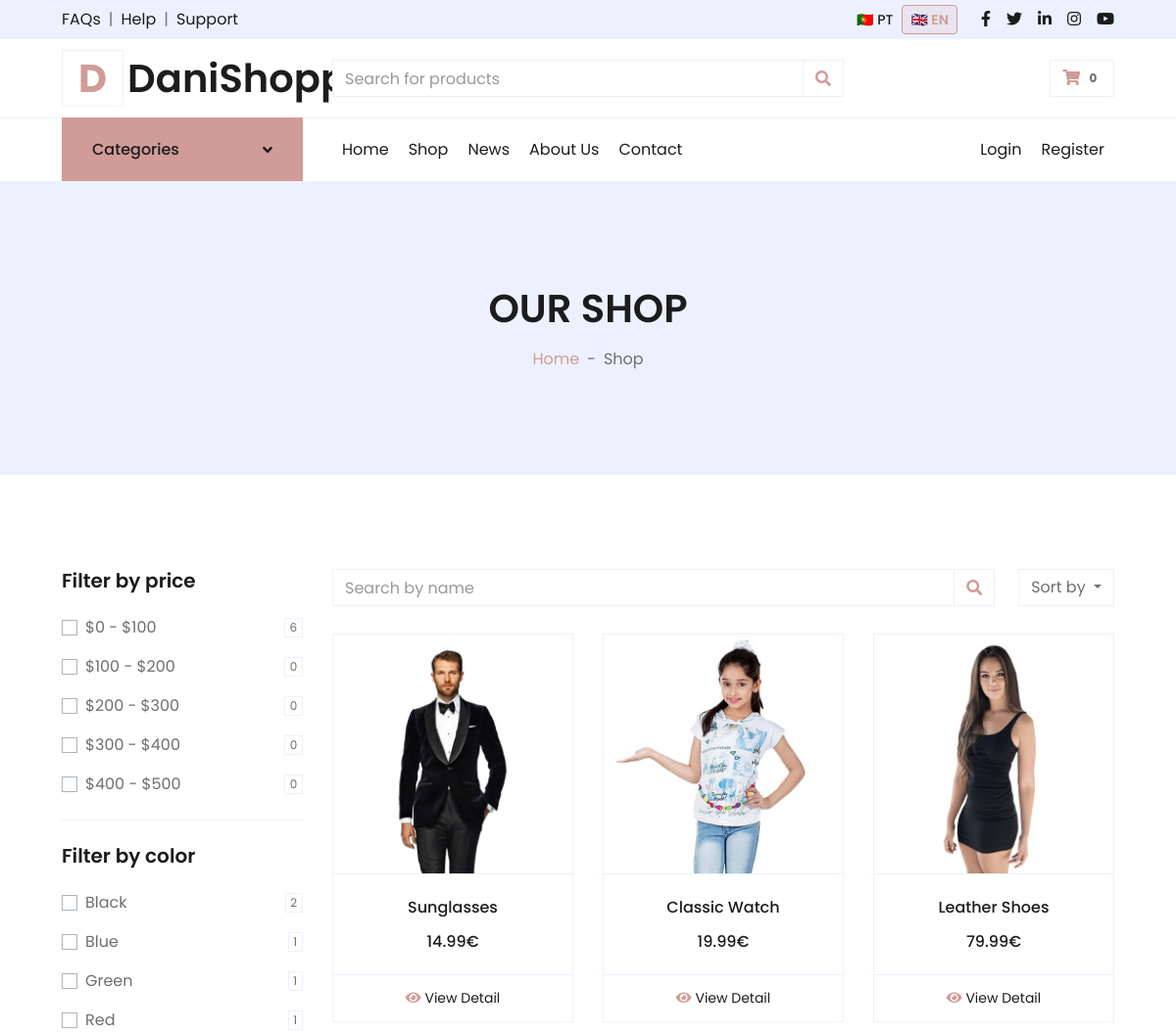
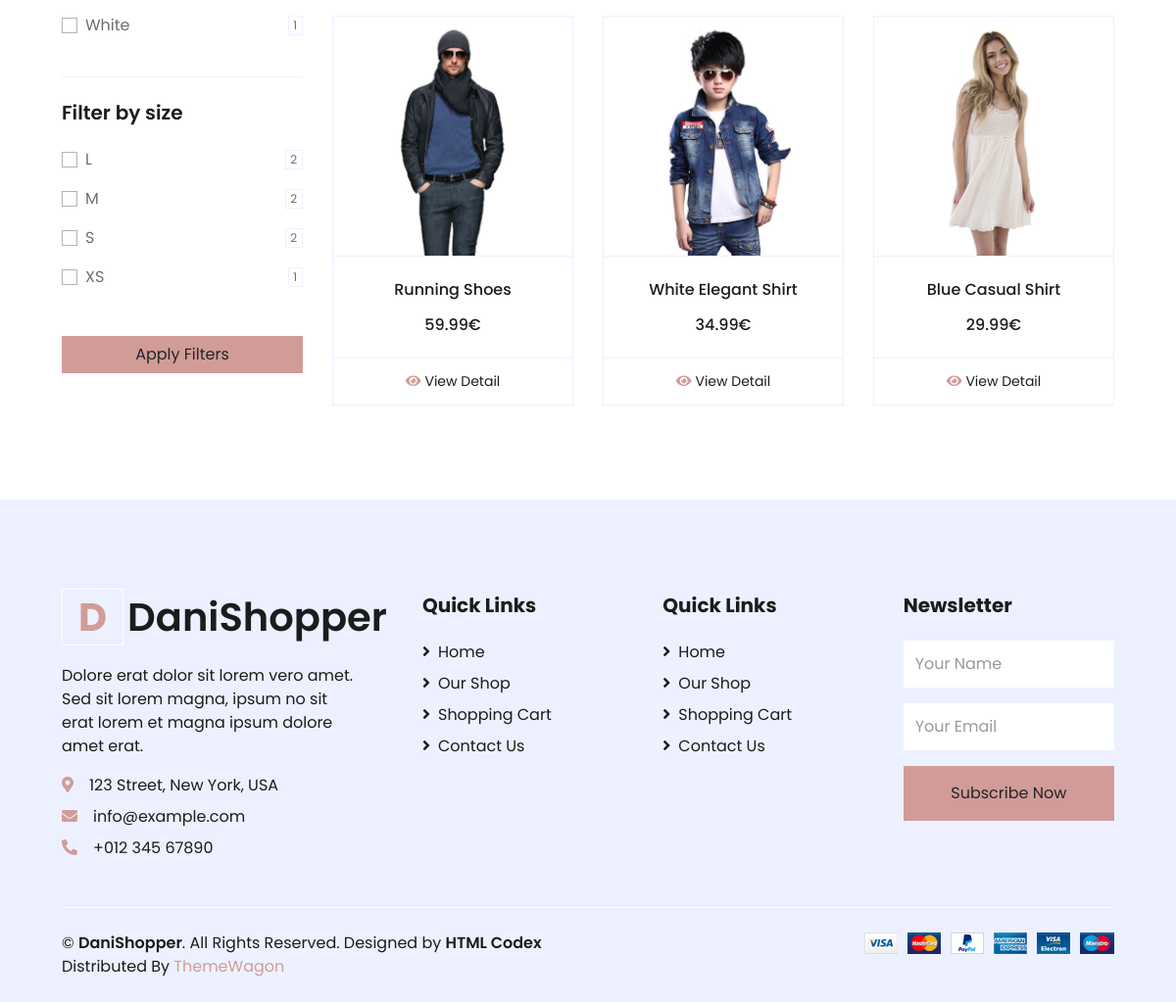
The page /shop.php on the database its author committed (2 pictures, top to bottom).
### tables this page shows
CREATE TABLE
  `colors` (
    `id` int (11) NOT NULL AUTO_INCREMENT,
    `hex` varchar(7) DEFAULT NULL,
    PRIMARY KEY (`id`)
  );

CREATE TABLE
  `sizes` (
    `id` int (11) NOT NULL AUTO_INCREMENT,
    `name` varchar(50) NOT NULL,
    PRIMARY KEY (`id`)
  );

CREATE TABLE
  `products` (
    `id` int (11) NOT NULL AUTO_INCREMENT,
    `codProd` varchar(50) DEFAULT NULL,
    `category_id` int (11) DEFAULT NULL,
    `price` decimal(10, 2) NOT NULL,
    `image` varchar(255) DEFAULT NULL,
    `is_active` tinyint (1) DEFAULT 1,
    `created_at` timestamp NOT NULL DEFAULT current_timestamp(),
    `updated_at` timestamp NOT NULL DEFAULT current_timestamp() ON UPDATE current_timestamp(),
    PRIMARY KEY (`id`),
    UNIQUE KEY `codProd` (`codProd`),
    KEY `category_id` (`category_id`),
    CONSTRAINT `products_ibfk_1` FOREIGN KEY (`category_id`) REFERENCES `categories` (`id`)
  );

### includes/config.php (called while the page is built, shortened)
<?php
$SETTINGS['servername'] = 'localhost';
$SETTINGS['username']   = 'root';
$SETTINGS['password']   = '';
$SETTINGS['dbname']     = 'pi_db';
$SETTINGS['nome_projeto'] = '06-DanielSilva-Site13-FinalProject';
$SETTINGS['isLoginKey'] = 'asjdhaskjgfaskjgfkasjhfskajhdsjkhdaskjh';
$SETTINGS['dir_site'] = dirname(__DIR__) . '/';
$SETTINGS['url_site'] = 'http://localhost:8000';
$SETTINGS['dir_uploads'] = $SETTINGS['dir_site'] . 'uploads/';
$SETTINGS['url_uploads'] = $SETTINGS['url_site'] . '/uploads';
$SETTINGS['fotos_auth'] = ['image/jpeg', 'image/jpg', 'image/png', 'image/webp'];
$SETTINGS['fotos_maxUpload'] = 3000000;
$LANG_CODE = $_SESSION['lingua'] ?? 'pt';
include_once 'db.php';
include_once 'functions.php';

### includes/functions.php (called while the page is built, shortened)
<?php
function db_get_all($table, $where = "1", $order = "id DESC", $limit = "")
{
    $sql = "SELECT * FROM $table WHERE $where ORDER BY $order";
    return my_query($sql);
}
function db_select($select, $from, $joins = "", $where = "1", $order = "", $limit = "")
{
    $sql = "SELECT $select FROM $from";
    if ($joins) {
        $sql .= " $joins";
    }
    $sql .= " WHERE $where";
    if ($order) {
        $sql .= " ORDER BY $order";
    }
    return my_query($sql);
}
function db_select_grouped($select, $from, $joins = "", $where = "1", $group = "", $order = "", $limit = "")
{
    $sql = "SELECT $select FROM $from";
    if ($joins) $sql .= " $joins";
    $sql .= " WHERE $where";
    if ($group) $sql .= " GROUP BY $group";
    if ($order) $sql .= " ORDER BY $order";
    if ($limit) $sql .= " LIMIT $limit";
    return my_query($sql);
}
function t($code, $lang_code = null)
{
    static $translations = [];
    if ($lang_code === null) {
        global $LANG_CODE;
        $lang_code = $LANG_CODE ?? 'pt';
    }
    if (!isset($translations[$lang_code])) {
        $rows = db_get_all("traduz", "lang_code = '" . addslashes($lang_code) . "'");
        $translations[$lang_code] = [];
        foreach ($rows as $row) {
            $translations[$lang_code][$row['code']] = $row['text'];
        }
    }
    return $translations[$lang_code][$code] ?? $code;
}
function get_products_filtered($filters = [], $limit = 12, $offset = 0)
{
    global $LANG_CODE;
    $LANG_CODE = addslashes($LANG_CODE ?? 'pt');
    $joins = "
        JOIN product_variants pv ON pv.product_id = p.id
        LEFT JOIN product_translations pt
            ON pt.product_id = p.id
            AND pt.lang_code = '$LANG_CODE'
    ";
    $where = ["p.is_active = 1", "pv.is_available = 1"];
    $where_sql = implode(" AND ", $where);
    return db_select_grouped(
        "p.*, pt.title, pt.slug, pt.short_description",
        "products p",
        $joins,
        $where_sql,
        "p.id",
        "p.id DESC",
        "$offset, $limit"
    );
}
function get_categories()
{
    global $LANG_CODE;
    $LANG_CODE = addslashes($LANG_CODE ?? 'pt');
    return db_select(
        "
        c.id,
        c.image,
        ct.name
        ",
        "categories c",
        "
        LEFT JOIN category_translations ct
            ON ct.category_id = c.id
            AND ct.lang_code = '$LANG_CODE'
        ",
        "1",
        "c.id ASC"
    );
}
function get_filter_colors()
{
    global $LANG_CODE;
    $LANG_CODE = addslashes($LANG_CODE ?? 'pt');
    return db_select_grouped(
        "
        c.id,
        c.hex,
        ct.name,
        COUNT(DISTINCT pv.product_id) as total
        ",
        "product_variants pv",
        "
        JOIN colors c ON c.id = pv.color_id
        LEFT JOIN color_translations ct
            ON ct.color_id = c.id
            AND ct.lang_code = '$LANG_CODE'
        ",
        "pv.is_available = 1",
        "c.id",
        "ct.name ASC"
    );
}
function get_filter_sizes()
{
    return db_select_grouped(
        "
        s.id,
        s.name,
        COUNT(DISTINCT pv.product_id) as total
        ",
        "product_variants pv",
        "
        JOIN sizes s ON s.id = pv.size_id
        ",
        "pv.is_available = 1",
        "s.id",
        "s.name ASC"
    );
}
function get_filter_prices()
{
    return db_select(
        "
        SUM(CASE WHEN p.price BETWEEN 0 AND 100 THEN 1 ELSE 0 END) as p1,
        SUM(CASE WHEN p.price BETWEEN 100 AND 200 THEN 1 ELSE 0 END) as p2,
        SUM(CASE WHEN p.price BETWEEN 200 AND 300 THEN 1 ELSE 0 END) as p3,
        SUM(CASE WHEN p.price BETWEEN 300 AND 400 THEN 1 ELSE 0 END) as p4,
        SUM(CASE WHEN p.price BETWEEN 400 AND 500 THEN 1 ELSE 0 END) as p5
        ",
        "products p",
        "",
        "p.is_active = 1"
    )[0];
}
function get_products_filtered_count($filters = [])
{
    global $LANG_CODE;
    $LANG_CODE = addslashes($LANG_CODE ?? 'pt');
    $joins = "
        JOIN product_variants pv ON pv.product_id = p.id
        LEFT JOIN product_translations pt
            ON pt.product_id = p.id
            AND pt.lang_code = '$LANG_CODE'
    ";
    $where = ["p.is_active = 1", "pv.is_available = 1"];
    $where_sql = implode(" AND ", $where);
    $res = db_select(
        "COUNT(DISTINCT p.id) as total",
        "products p",
        $joins,
        $where_sql
    );
    return $res[0]['total'] ?? 0;
}

### includes/db.php (called while the page is built, shortened)
<?php
$SETTINGS['conn'] = my_connect($SETTINGS);
function my_connect($SETTINGS)
{
    $conn = new mysqli($SETTINGS['servername'], $SETTINGS['username'], $SETTINGS['password'], $SETTINGS['dbname']);
    $conn->set_charset('utf8mb4');
    return $conn;
}
function my_query($sql, $debug = 0)
{
    global $SETTINGS;
    $result = $SETTINGS['conn']->query($sql);
    if (isset($result->num_rows)) {
        $arrRes = array();
        if ($result->num_rows > 0) {
            while ($row = $result->fetch_assoc()) {
                $arrRes[] = $row;
            }
        }
        return $arrRes;
    }
    return 0;
}

### shop.php (the view, shortened to what this page needs)
<!DOCTYPE html>
<html lang="gb">
<?php
include_once 'includes/config.php';
include 'includes/header.php';
$selected_colors = $_GET['colors'] ?? [];
$selected_sizes  = $_GET['sizes'] ?? [];
$selected_prices = $_GET['price'] ?? [];
$search          = $_GET['search'] ?? '';
$per_page = 12;
$page = max(1, (int)($_GET['page'] ?? 1));
$offset = ($page - 1) * $per_page;
$filters = [
    'colors' => $selected_colors,
    'sizes'  => $selected_sizes,
    'search' => $search,
    'price'  => $selected_prices
];
$products = get_products_filtered($filters, $per_page, $offset);
$colors = get_filter_colors();
$sizes = get_filter_sizes();
$price_counts = get_filter_prices();
?>
<div class="container-fluid bg-secondary mb-5">
    <div class="d-flex flex-column align-items-center justify-content-center" style="min-height: 300px">
        <h1 class="font-weight-semi-bold text-uppercase mb-3"><?= t('shop.header.title') ?></h1>
        <div class="d-inline-flex">
            <p class="m-0"><a href="<?= $SETTINGS['url_site'] ?>/index.php"><?= t('shop.header.breadcrumb_home') ?></a></p>
            <p class="m-0 px-2">-</p>
            <p class="m-0"><?= t('shop.header.breadcrumb_shop') ?></p>
        </div>
    </div>
</div>
<div class="container-fluid pt-5">
    <form method="GET">
        <div class="row px-xl-5">
            <div class="col-lg-3 col-md-12">
                <div class="border-bottom mb-4 pb-4">
                    <h5 class="font-weight-semi-bold mb-4"><?= t('shop.sidebar.filter_price_title') ?></h5>
                    <div class="custom-control custom-checkbox d-flex align-items-center justify-content-between mb-3">
                        <label class="custom-control-label" for="price-1">$0 - $100</label>
                        <span class="badge border font-weight-normal"><?= $price_counts['p1'] ?></span>
                    </div>
                    <div class="custom-control custom-checkbox d-flex align-items-center justify-content-between mb-3">
                        <label class="custom-control-label" for="price-2">$100 - $200</label>
                        <span class="badge border font-weight-normal"><?= $price_counts['p2'] ?></span>
                    </div>
                    <div class="custom-control custom-checkbox d-flex align-items-center justify-content-between mb-3">
                        <label class="custom-control-label" for="price-3">$200 - $300</label>
                        <span class="badge border font-weight-normal"><?= $price_counts['p3'] ?></span>
                    </div>
                    <div class="custom-control custom-checkbox d-flex align-items-center justify-content-between mb-3">
                        <label class="custom-control-label" for="price-4">$300 - $400</label>
                        <span class="badge border font-weight-normal"><?= $price_counts['p4'] ?></span>
                    </div>
                    <div class="custom-control custom-checkbox d-flex align-items-center justify-content-between">
                        <label class="custom-control-label" for="price-5">$400 - $500</label>
                        <span class="badge border font-weight-normal"><?= $price_counts['p5'] ?></span>
                    </div>
                </div>
                <div class="border-bottom mb-4 pb-4">
                    <h5 class="font-weight-semi-bold mb-4"><?= t('shop.sidebar.filter_color_title') ?></h5>
                    <?php foreach ($colors as $color): ?>
                        <div class="custom-control custom-checkbox d-flex align-items-center justify-content-between mb-3">
                            <label class="custom-control-label" for="color-<?= $color['id'] ?>">
                                <?= $color['name'] ?>
                            </label>
                            <span class="badge border font-weight-normal"><?= $color['total'] ?></span>
                        </div>
                    <?php endforeach; ?>
                </div>
                <div class="mb-5">
                    <h5 class="font-weight-semi-bold mb-4"><?= t('shop.sidebar.filter_size_title') ?></h5>
                    <?php foreach ($sizes as $size): ?>
                        <div class="custom-control custom-checkbox d-flex align-items-center justify-content-between mb-3">
                            <label class="custom-control-label" for="size-<?= $size['id'] ?>">
                                <?= $size['name'] ?>
                            </label>
                            <span class="badge border font-weight-normal"><?= $size['total'] ?></span>
                        </div>
                    <?php endforeach; ?>
                </div>
                <div class="mt-4">
                    <button class="btn btn-primary w-100">
                        <?= t('shop.filters.apply') ?>
                    </button>
                </div>
            </div>
            <div class="col-lg-9 col-md-12">
                <div class="row pb-3">
                    <div class="col-12 pb-1">
                        <div class="d-flex align-items-center justify-content-between mb-4">
                            <div class="input-group">
                                <input
                                    type="text"
                                    name="search"
                                    value="<?= htmlspecialchars($search) ?>"
                                    class="form-control"
                                    placeholder="<?= t('shop.products.search_placeholder') ?>">
                                <div class="input-group-append">
                                    <span class="input-group-text bg-transparent text-primary">
                                        <i class="fa fa-search"></i>
                                    </span>
                                </div>
                            </div>
                            <div class="dropdown ml-4">
                                <button class="btn border dropdown-toggle" type="button" id="triggerId" data-toggle="dropdown" aria-haspopup="true" aria-expanded="false">
                                    <?= t('shop.products.sort_button') ?>
                                </button>
                            </div>
                        </div>
                    </div>
                    <?php foreach ($products as $product): ?>
                        <div class="col-lg-4 col-md-6 col-sm-12 pb-1">
                            <div class="card product-item border-0 mb-4">
                                <div class="card-header product-img position-relative overflow-hidden bg-transparent border p-0">
                                    <img class="img-fluid w-100" src="<?= $product['image'] ?>" alt="">
                                </div>
                                <div class="card-body border-left border-right text-center p-0 pt-4 pb-3">
                                    <h6 class="text-truncate mb-3"><?= $product['title'] ?></h6>
                                    <div class="d-flex justify-content-center">
                                        <h6><?= $product['price'] ?>€</h6>
                                    </div>
                                </div>
                                <div class="card-footer d-flex justify-content-center bg-light border">
                                    <a href="<?= $SETTINGS['url_site'] ?>/detail.php?slug=<?= $product['slug'] ?>"
                                        class="btn btn-sm text-dark p-0">
                                        <i class="fas fa-eye text-primary mr-1"></i>View Detail
                                    </a>
                                </div>
                            </div>
                        </div>
                    <?php endforeach; ?>
                </div>
                <div class="col-12 pb-1">
                </div>
            </div>
        </div>
    </form>
</div>
<?php include 'includes/footer.php'; ?>
</body>
</html>

### rows shown on the page
colors: name "Black", total "2"
colors: name "Blue", total "1"
colors: name "Green", total "1"
colors: name "Red", total "1"
colors: name "White", total "1"
sizes: name "L", total "2"
sizes: name "M", total "2"
sizes: name "S", total "2"
sizes: name "XS", total "1"
products: image (picture), title "Sunglasses", price "14.99"
products: image (picture), title "Classic Watch", price "19.99"
products: image (picture), title "Leather Shoes", price "79.99"
products: image (picture), title "Running Shoes", price "59.99"
products: image (picture), title "White Elegant Shirt", price "34.99"
products: image (picture), title "Blue Casual Shirt", price "29.99"

### other values the page prints
t('header.topbar.faqs') "FAQs"
t('header.topbar.help') "Help"
t('header.topbar.support') "Support"
t('header.lang.pt') "PT"
t('header.lang.en') "EN"
t('header.brand.name') "DaniShopper"
t('header.categories.title') "Categories"
t('header.nav.home') "Home"
t('header.nav.shop') "Shop"
t('menu.news') "News"
t('menu.about') "About Us"
t('header.nav.contact') "Contact"
t('header.nav.login') "Login"
t('header.nav.register') "Register"
t('shop.header.title') "OUR SHOP"
